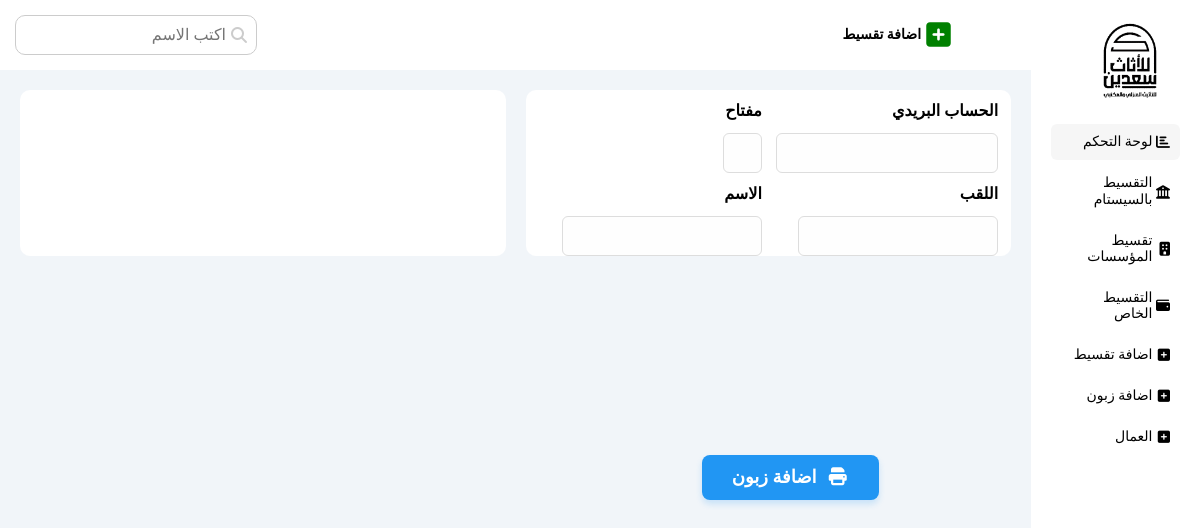
Page /addnew/addclient.html/ on the earlier database version.
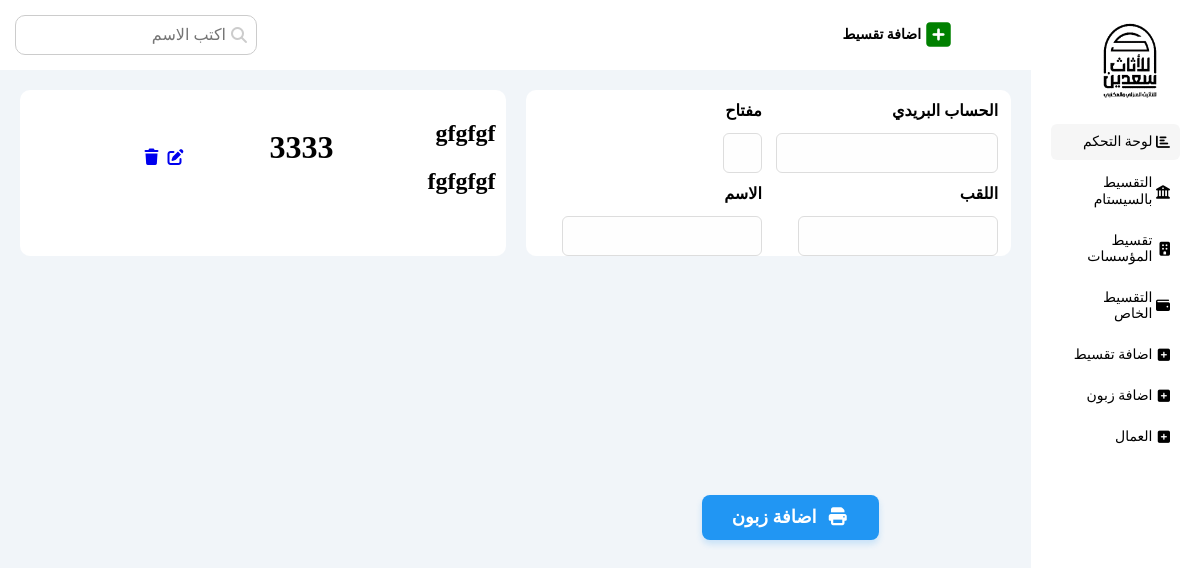
Same page on the later database version.
### addnew/models.py (models this page shows, shortened)
class addclients(models.Model):
    name = models.CharField(max_length=30)
    lastname = models.CharField(max_length=30)
    ccp = models.IntegerField(max_length=30)
    cle = models.IntegerField(max_length=30)

### addnew/views.py (the view, shortened to what this page needs)
# urls.py: path("addnew/addclient.html/", views.addclient, name="addclient"),
def addclient(request):
    if request.method == 'GET':
        return render(
            request, "pages/addclient.html", {"pro": addclients.objects.all()}
        )

### templates/pages/addclient.html (shortened to what this page needs)
{% extends "base.html" %}
{% load static %}
{%   block content   %}
<div class="wrapper d-grid gap-20 mt-20">
  <div class="formadd bg-white rad-10 text-c-mobile block-mobile">
    <form class="">
      <div class="pf-20 d-fform">
        <label for="ccp" class="w-50">الحساب البريدي</label>
        <label for="cle" class="w-50"> مفتاح</label>
      </div>
      <div class="d-fform pf-20">
        <input id="ccp" type="number" name="ccp" class="" />
        <div class="cld w-50">
          <input id="cle" type="number" name="cle" class="w-30" />
        </div>
      </div>
      <div class="d-fform pf-20">
        <label for="first_name" class="w-50">اللقب</label>
        <label for="first_name" class="w-50">الاسم</label>
      </div>
      <div class="d-fform pf-20">
        <input type="text" id="firstName" name="first_name" class="w-200" />
        <div class="w-50">
          <input type="text" id="lastName" name="last_name" class="w-200" />
        </div>
      </div>
    </form>
  </div>
  <div class="formaddpay bg-white rad-10 text-c-mobile block-mobile">
       {% for x in pro %}
  <div class="d-flex w-75 btween-flex">
    <div class="p-10" > <h2 >{{x.name}}</h2> <h2>{{x.lastname}}</h2>  </div>
    <h1>{{x.ccp}}</h1>
    <div>
      <a href="{% url "update" x.id %}"  ><i class="fa-solid fa-pen-to-square"></i></a>
      <a href="{% url "delete" x.id %}" ><i class="fa-solid fa-trash"></i></a>
    </div>
  </div>
  {% endfor %}
  </div>
</div>
<div class="botoniad p-absolute">
  <button id="bobo" type="submit" class="btn-print">
    <i class="fa-solid fa-print"></i>اضافة زبون
  </button>
</div>
{% endblock content %}

Differences in the rows shown:
added addclients: name "gfgfgf", lastname "fgfgfgf", ccp "3333"
